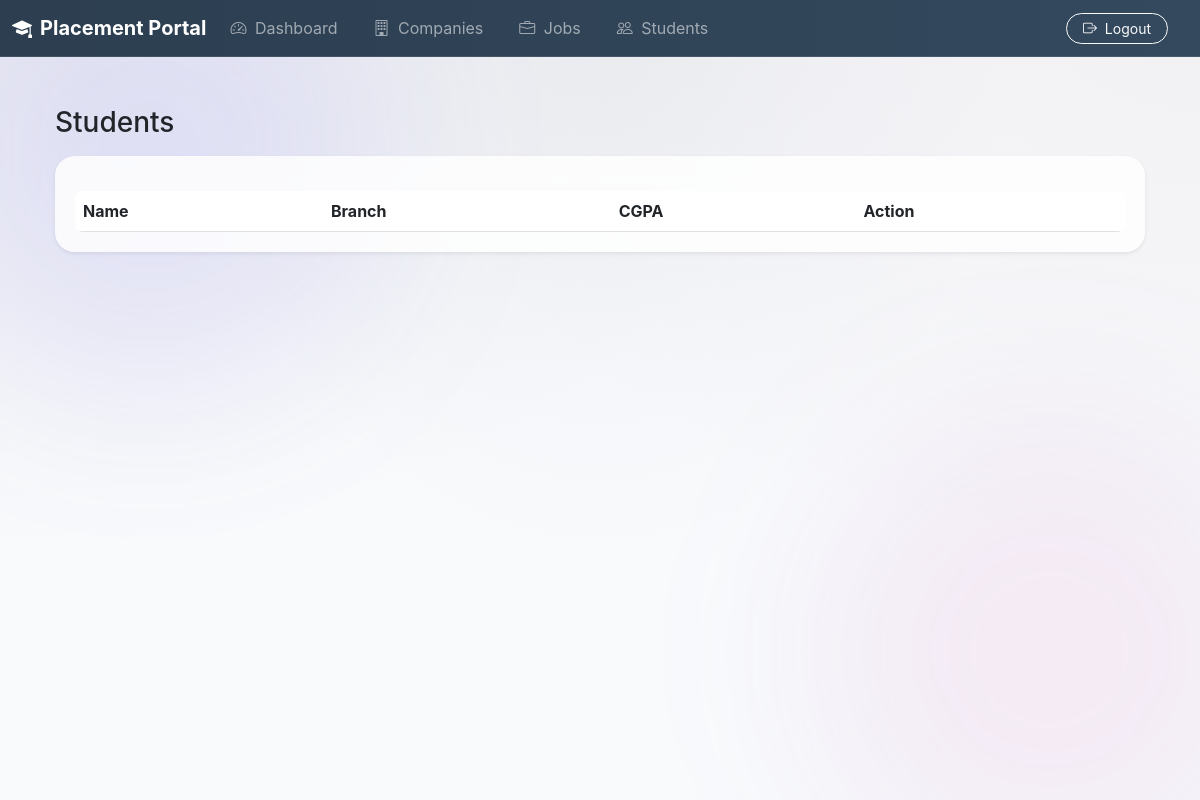
The app's page /admin/students (signed in), older data.
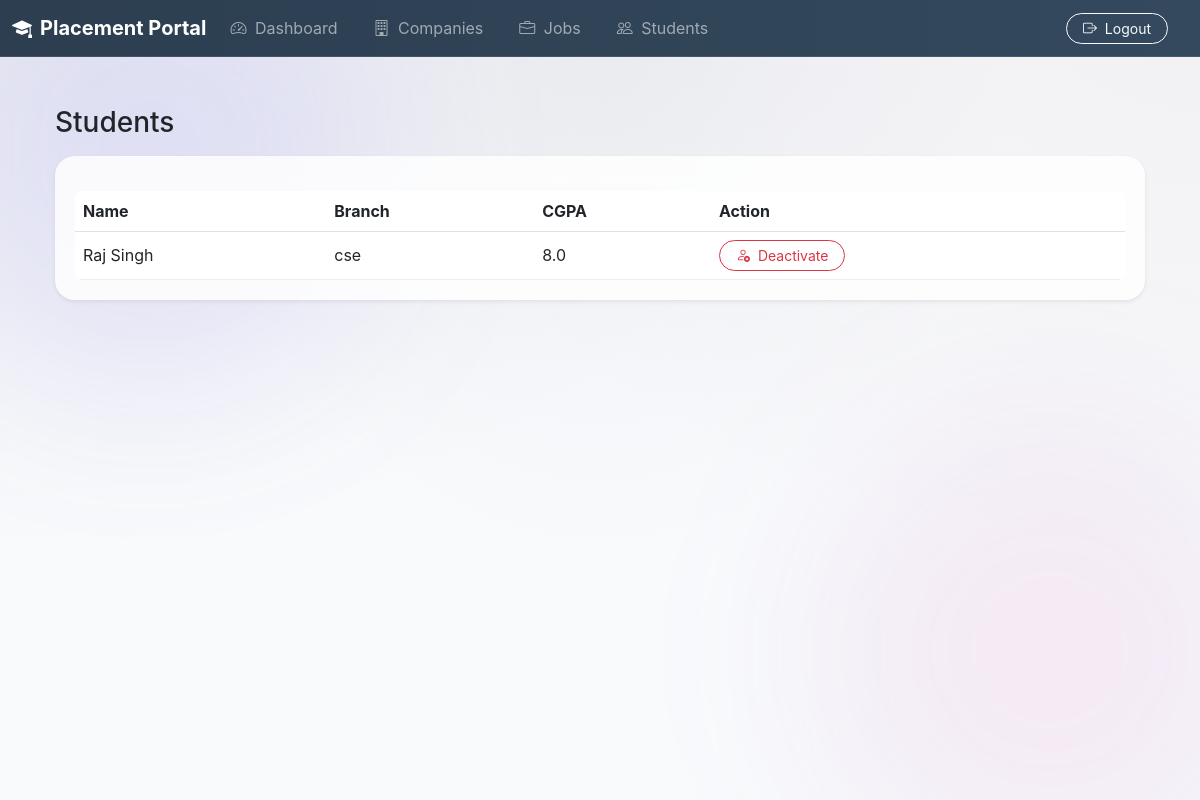
The same page, newer data.
### app.py (models this page shows)
class StudentProfile(db.Model):
    __tablename__ = 'student'
    id = db.Column(db.Integer, primary_key=True)
    user_id = db.Column(db.Integer, db.ForeignKey('users.id'), unique=True, nullable=False)
    name = db.Column(db.String(120), nullable=False)
    branch = db.Column(db.String(120), nullable=False)
    year_of_passing = db.Column(db.Integer, nullable=False)
    cgpa = db.Column(db.Float, nullable=False)
    skills = db.Column(db.String(255), nullable=True)
    resume_link = db.Column(db.String(255), nullable=True)
    user = db.relationship('User',back_populates = 'student_profile')
    applications = db.relationship('Application', back_populates='student')

### app.py (the view)
@app.route('/admin/students')
@login_required
def view_students():
    if current_user.role != 'admin':
        return redirect(url_for('login'))
    students = StudentProfile.query.all()
    return render_template('admin/students.html', students=students)

### app.py (called while the page is built)
@login_manager.user_loader
def load_user(user_id):
    return User.query.get(int(user_id))

### templates/admin/students.html
{% extends 'base.html' %}
{% block content %}
<h3 class="mb-3">Students</h3>
<div class="card border-0 shadow-sm overflow-hidden">
    <div class="table-responsive">
        <table class="table table-hover align-middle mb-0">
            <thead class="bg-light border-bottom">
                <tr>
                    <th>Name</th>
                    <th>Branch</th>
                    <th>CGPA</th>
                    <th>Action</th>
                </tr>
            </thead>
            <tbody>
                {% for s in students %}
                <tr>
                    <td>{{ s.name }}</td>
                    <td>{{ s.branch }}</td>
                    <td>{{ s.cgpa }}</td>
                    <td>
                        <a href="/admin/student/deactivate/{{ s.user_id }}" class="btn btn-outline-danger btn-sm rounded-pill px-3">
                            <i class="bi bi-person-x me-1"></i> Deactivate
                        </a>
                    </td>
                </tr>
                {% endfor %}
            </tbody>
        </table>
    </div>
</div>
{% endblock %}

Row changes from the older to the newer data that the page shows:
added StudentProfile: name "Raj Singh", branch "cse", cgpa "8.0"
